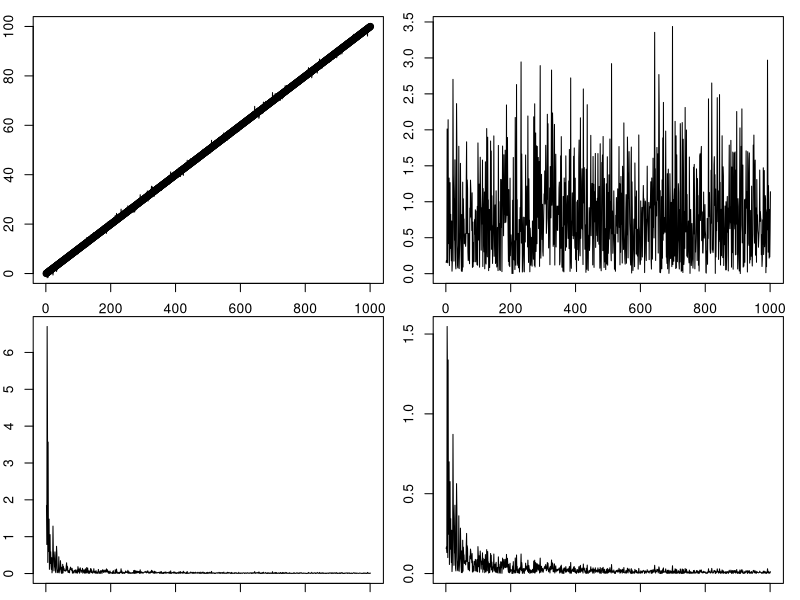
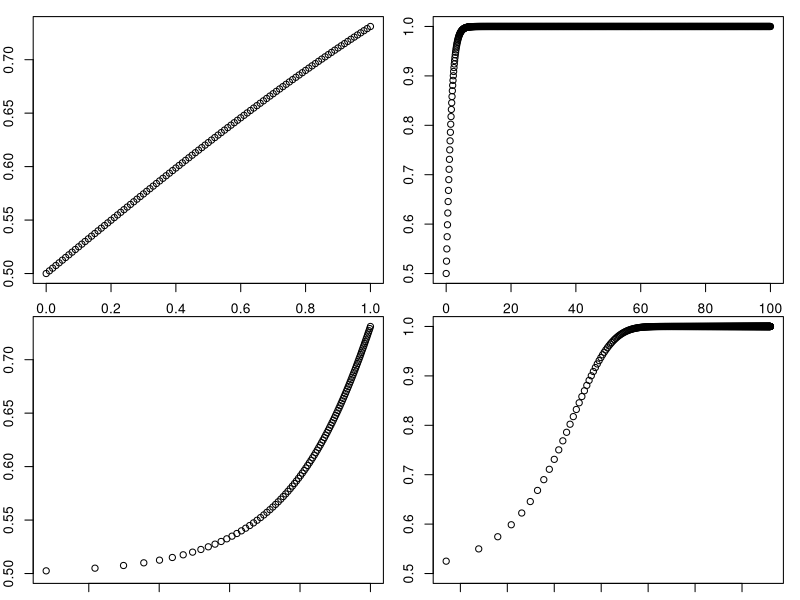

The R source for these figures, in order:
## ---- chunk 1
x <- seq(0, 100, 0.1)
x_e <- x + rnorm(length(x))
par(mfrow = c(2,2), mar = c(1,2,1,1))
plot(x)
lines(x_e)
plot(abs(x-x_e), type="l")
plot(abs(x-x_e)/abs(x), type="l")
plot(abs(x-x_e)/(1+abs(x)), type="l")

## ---- chunk 2
x1 <- seq(0, 1, 0.01)
x2 <- seq(0, 100, 0.1)
y1 <- exp(x1) / (1 + exp(x1))
y2 <- exp(x2) / (1 + exp(x2))
par(mfrow = c(2,2), mar = c(1,2,1,1))
plot(x1, y1)
plot(x2, y2)
plot(log(x1), y1)
plot(log(x2), y2)

